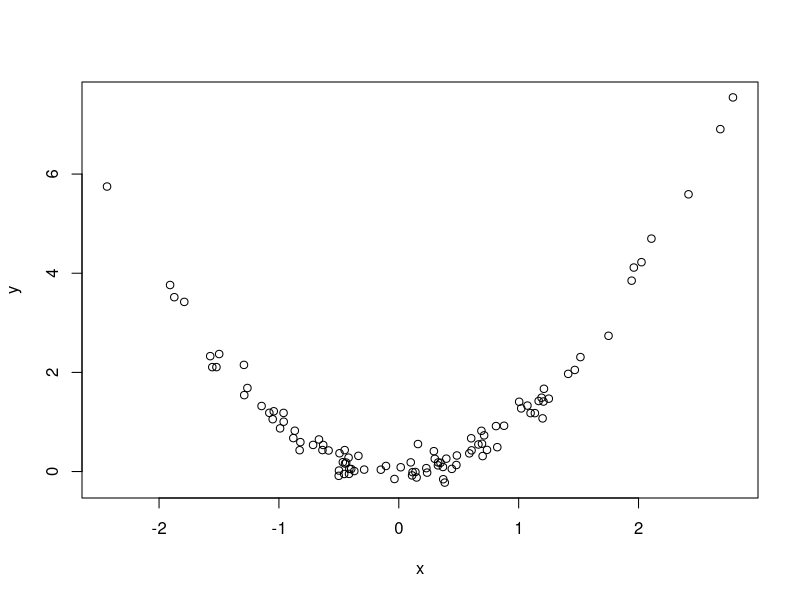

Generate this figure with R:
# Simulate and plot data
# Robin Bradley
# robinbradley210@gmail.com
# Date created: 14 Nov 2023

#simulate predictor variable
x <- rnorm(n=100)

#Simulate response variable with some noise
y <- x^2 + rnorm(n=100, sd = 0.2)

#Make plots
plot(x = x, y=y)
